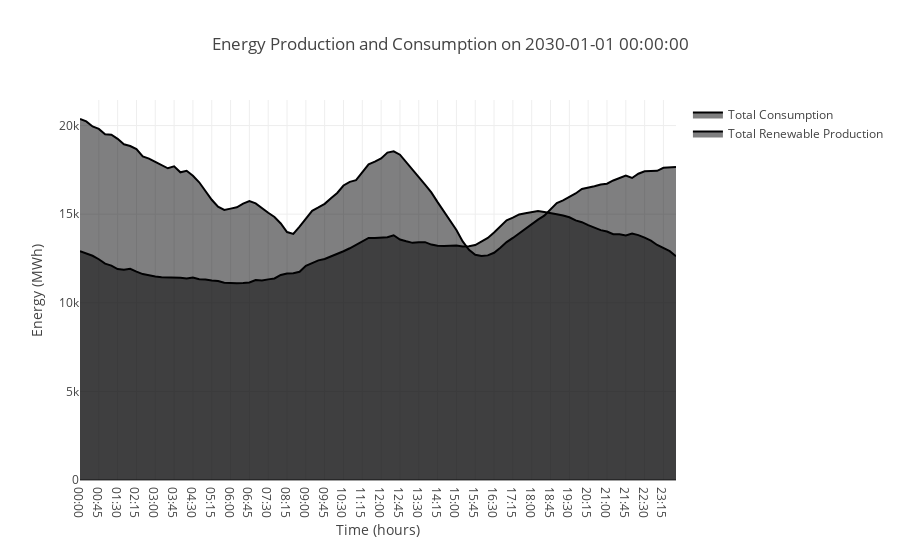
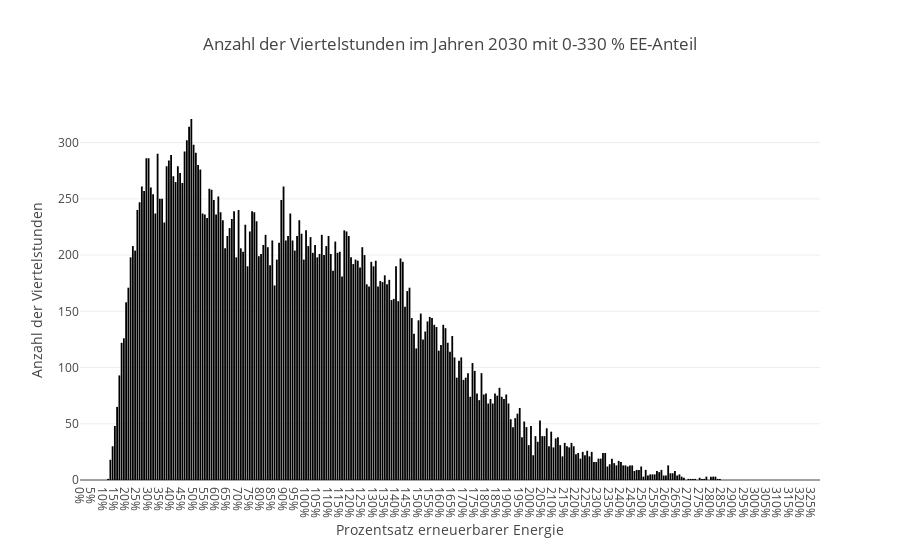
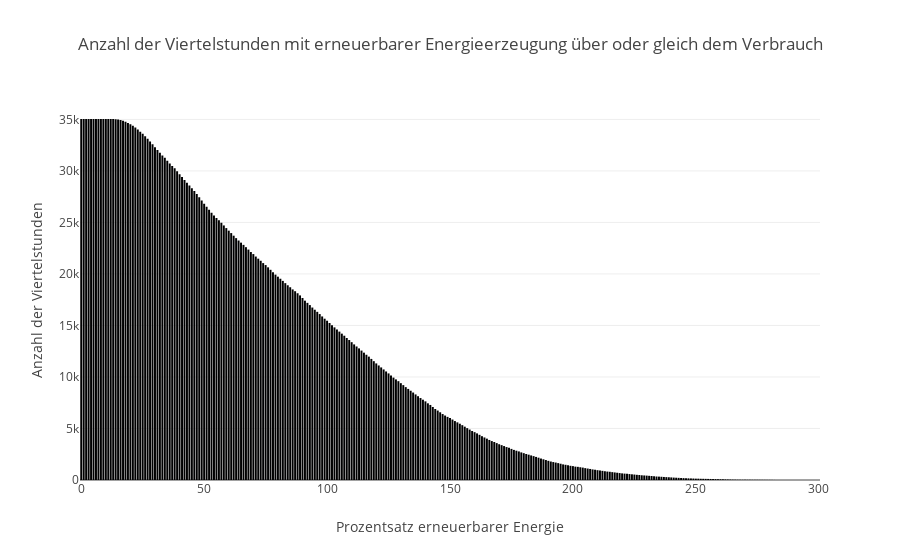

The code cell stored with these charts, in order, in its notebook:
### Code cell
# Main program
def main():
    # File names
    file_production = 'Realisierte_Erzeugung_202001010000_202212312359_Viertelstunde.csv'
    file_consumption = 'Realisierter_Stromverbrauch_202001010000_202212312359_Viertelstunde.csv'

    # Read and clean data
    production_df, consumption_df, total_renewable_production, total_consumption, data_by_year = read_and_clean_data(file_production, file_consumption)
    
    # Find dark lulls for the years 2020-2022
    #find_dark_lulls_for_years(production_df, columns_to_clean=['Biomass', 'Hydroelectric', 'Wind Offshore', 'Wind Onshore', 'Photovoltaic', 'Other Renewable'])

    # Berechnung und Anzeige des Histogramms für erneuerbare Anteile
    #calculate_and_display_renewable_shares_histogram(total_renewable_production, total_consumption)
    #calculate_and_display_data_by_year(data_by_year)

    #plot_energy_consumption_and_production(production_df, consumption_df, columns_to_clean=['Biomass', 'Hydroelectric', 'Wind Offshore', 'Wind Onshore', 'Photovoltaic', 'Other Renewable'])

    process_and_plot_2030_data(production_df, consumption_df)
    
if __name__ == "__main__":
    main()

### Figure 1 — Plotly figure (JSON) as saved in the notebook; plotly's stock layout.template omitted (floating-point values rounded to 4 significant figures)
{"data": [{"fill": "tozeroy", "mode": "lines", "name": "Total Consumption", "type": "scatter", "x": ["00:00", "00:15", "00:30", "00:45", "01:00", "01:15", "01:30", "01:45", "02:00", "02:15", "02:30", "02:45", "03:00", "03:15", "03:30", "03:45", "04:00", "04:15", "04:30", "04:45", "05:00", "05:15", "05:30", "05:45", "06:00", "06:15", "06:30", "06:45", "07:00", "07:15", "07:30", "07:45", "08:00", "08:15", "08:30", "08:45", "09:00", "09:15", "09:30", "09:45", "10:00", "10:15", "10:30", "10:45", "11:00", "11:15", "11:30", "11:45", "12:00", "12:15", "12:30", "12:45", "13:00", "13:15", "13:30", "13:45", "14:00", "14:15", "14:30", "14:45", "15:00", "15:15", "15:30", "15:45", "16:00", "16:15", "16:30", "16:45", "17:00", "17:15", "17:30", "17:45", "18:00", "18:15", "18:30", "18:45", "19:00", "19:15", "19:30", "19:45", "20:00", "20:15", "20:30", "20:45", "21:00", "21:15", "21:30", "21:45", "22:00", "22:15", "22:30", "22:45", "23:00", "23:15", "23:30", "23:45"], "y": [12920.0, 12800.0, 12650.0, 12460.0, 12210.0, 12100.0, 11900.0, 11860.0, 11910.0, 11760.0, 11620.0, 11560.0, 11480.0, 11450.0, 11440.0, 11420.0, 11410.0, 11370.0, 11420.0, 11320.0, 11320.0, 11260.0, 11230.0, 11130.0, 11100.0, 11110.0, 11110.0, 11140.0, 11280.0, 11260.0, 11320.0, 11370.0, 11570.0, 11650.0, 11670.0, 11750.0, 12090.0, 12250.0, 12390.0, 12470.0, 12610.0, 12770.0, 12910.0, 13080.0, 13280.0, 13490.0, 13660.0, 13660.0, 13680.0, 13700.0, 13810.0, 13570.0, 13470.0, 13380.0, 13420.0, 13420.0, 13280.0, 13220.0, 13210.0, 13210.0, 13230.0, 13170.0, 13180.0, 13260.0, 13470.0, 13660.0, 13960.0, 14310.0, 14660.0, 14800.0, 14980.0, 15050.0, 15130.0, 15180.0, 15130.0, 15070.0, 15000.0, 14920.0, 14820.0, 14650.0, 14550.0, 14380.0, 14220.0, 14100.0, 14020.0, 13870.0, 13870.0, 13800.0, 13900.0, 13820.0, 13670.0, 13510.0, 13260.0, 13090.0, 12910.0, 12630.0]}, {"fill": "tozeroy", "mode": "lines", "name": "Total Renewable Production", "type": "scatter", "x": ["00:00", "00:15", "00:30", "00:45", "01:00", "01:15", "01:30", "01:45", "02:00", "02:15", "02:30", "02:45", "03:00", "03:15", "03:30", "03:45", "04:00", "04:15", "04:30", "04:45", "05:00", "05:15", "05:30", "05:45", "06:00", "06:15", "06:30", "06:45", "07:00", "07:15", "07:30", "07:45", "08:00", "08:15", "08:30", "08:45", "09:00", "09:15", "09:30", "09:45", "10:00", "10:15", "10:30", "10:45", "11:00", "11:15", "11:30", "11:45", "12:00", "12:15", "12:30", "12:45", "13:00", "13:15", "13:30", "13:45", "14:00", "14:15", "14:30", "14:45", "15:00", "15:15", "15:30", "15:45", "16:00", "16:15", "16:30", "16:45", "17:00", "17:15", "17:30", "17:45", "18:00", "18:15", "18:30", "18:45", "19:00", "19:15", "19:30", "19:45", "20:00", "20:15", "20:30", "20:45", "21:00", "21:15", "21:30", "21:45", "22:00", "22:15", "22:30", "22:45", "23:00", "23:15", "23:30", "23:45"], "y": [20370.0, 20230.0, 19950.0, 19810.0, 19510.0, 19490.0, 19250.0, 18940.0, 18850.0, 18670.0, 18260.0, 18140.0, 17950.0, 17780.0, 17590.0, 17700.0, 17360.0, 17450.0, 17160.0, 16800.0, 16270.0, 15810.0, 15420.0, 15240.0, 15310.0, 15390.0, 15590.0, 15740.0, 15610.0, 15340.0, 15080.0, 14840.0, 14470.0, 13990.0, 13890.0, 14300.0, 14770.0, 15190.0, 15380.0, 15580.0, 15900.0, 16200.0, 16620.0, 16830.0, 16920.0, 17390.0, 17810.0, 17960.0, 18150.0, 18480.0, 18550.0, 18360.0, 17950.0, 17560.0, 17090.0, 16660.0, 16230.0, 15680.0, 15150.0, 14630.0, 14110.0, 13460.0, 12990.0, 12710.0, 12630.0, 12670.0, 12820.0, 13100.0, 13430.0, 13660.0, 13920.0, 14170.0, 14470.0, 14690.0, 14910.0, 15290.0, 15630.0, 15780.0, 15980.0, 16170.0, 16420.0, 16480.0, 16570.0, 16670.0, 16720.0, 16900.0, 17020.0, 17180.0, 17040.0, 17280.0, 17420.0, 17430.0, 17450.0, 17620.0, 17640.0, 17650.0]}], "layout": {"showlegend": true, "title": {"text": "Energy Production and Consumption on 2030-01-01 00:00:00"}, "xaxis": {"anchor": "y", "domain": [0, 1], "title": {"text": "Time (hours)"}}, "yaxis": {"anchor": "x", "domain": [0, 1], "title": {"text": "Energy (MWh)"}}}}

### Figure 2 — Plotly figure (JSON) as saved in the notebook; plotly's stock layout.template omitted (floating-point values rounded to 4 significant figures; data arrays with more than 128 entries replaced by an {"elided": "..."} marker saying what was removed)
{"data": [{"type": "bar", "x": {"elided": "329 int values"}, "y": {"elided": "329 int values"}}], "layout": {"title": {"text": "Anzahl der Viertelstunden im Jahren 2030 mit 0-330 % EE-Anteil"}, "xaxis": {"tickmode": "array", "ticktext": ["0%", "5%", "10%", "15%", "20%", "25%", "30%", "35%", "40%", "45%", "50%", "55%", "60%", "65%", "70%", "75%", "80%", "85%", "90%", "95%", "100%", "105%", "110%", "115%", "120%", "125%", "130%", "135%", "140%", "145%", "150%", "155%", "160%", "165%", "170%", "175%", "180%", "185%", "190%", "195%", "200%", "205%", "210%", "215%", "220%", "225%", "230%", "235%", "240%", "245%", "250%", "255%", "260%", "265%", "270%", "275%", "280%", "285%", "290%", "295%", "300%", "305%", "310%", "315%", "320%", "325%"], "tickvals": [0, 5, 10, 15, 20, 25, 30, 35, 40, 45, 50, 55, 60, 65, 70, 75, 80, 85, 90, 95, 100, 105, 110, 115, 120, 125, 130, 135, 140, 145, 150, 155, 160, 165, 170, 175, 180, 185, 190, 195, 200, 205, 210, 215, 220, 225, 230, 235, 240, 245, 250, 255, 260, 265, 270, 275, 280, 285, 290, 295, 300, 305, 310, 315, 320, 325], "title": {"text": "Prozentsatz erneuerbarer Energie"}}, "yaxis": {"title": {"text": "Anzahl der Viertelstunden"}}}}

### Figure 3 — Plotly figure (JSON) as saved in the notebook; plotly's stock layout.template omitted (floating-point values rounded to 4 significant figures; data arrays with more than 128 entries replaced by an {"elided": "..."} marker saying what was removed)
{"data": [{"type": "bar", "x": {"elided": "301 int values"}, "y": {"elided": "301 int values"}}], "layout": {"title": {"text": "Anzahl der Viertelstunden mit erneuerbarer Energieerzeugung über oder gleich dem Verbrauch"}, "xaxis": {"title": {"text": "Prozentsatz erneuerbarer Energie"}}, "yaxis": {"title": {"text": "Anzahl der Viertelstunden"}}}}
